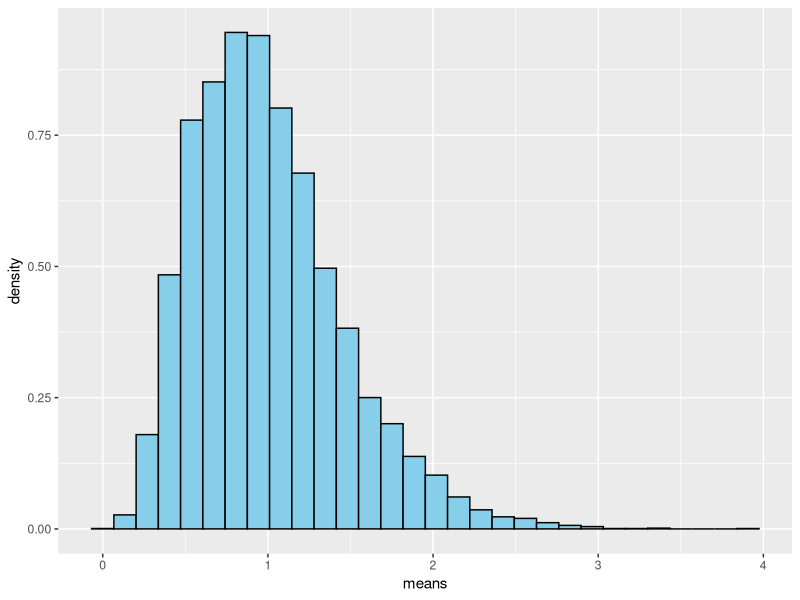
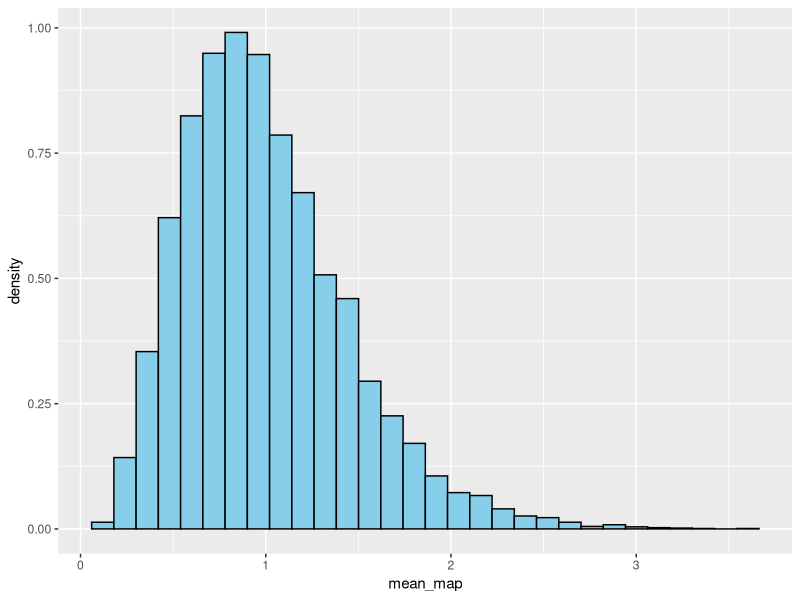
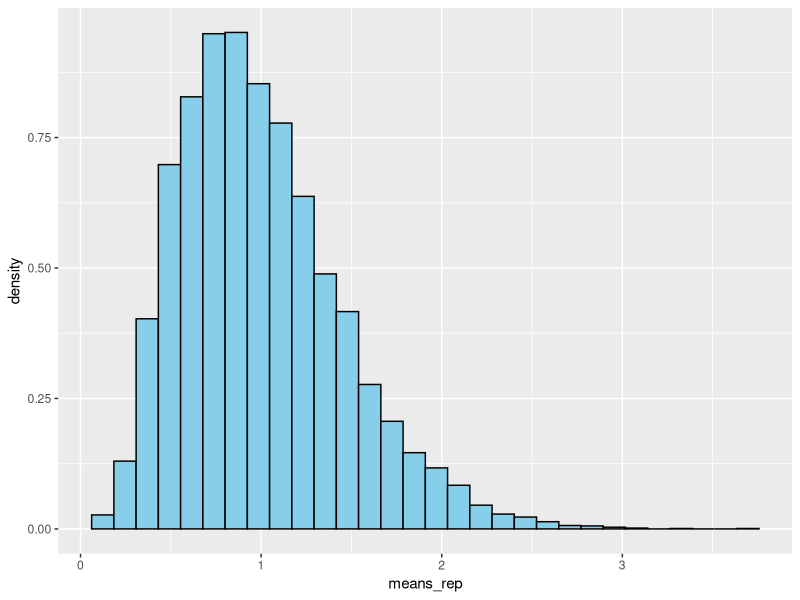
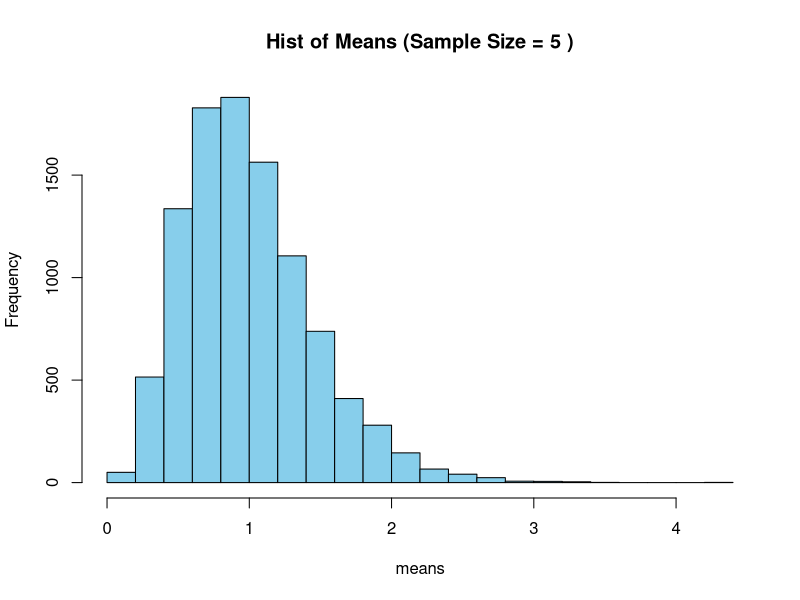
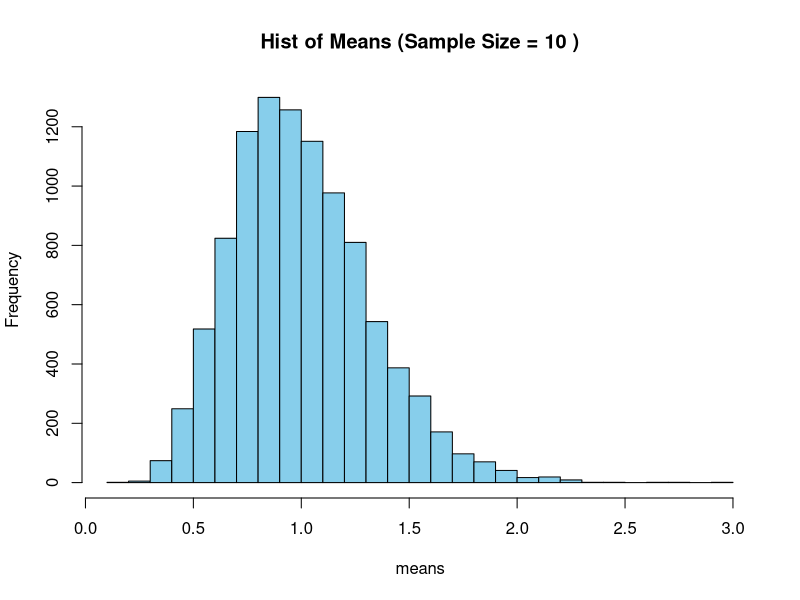
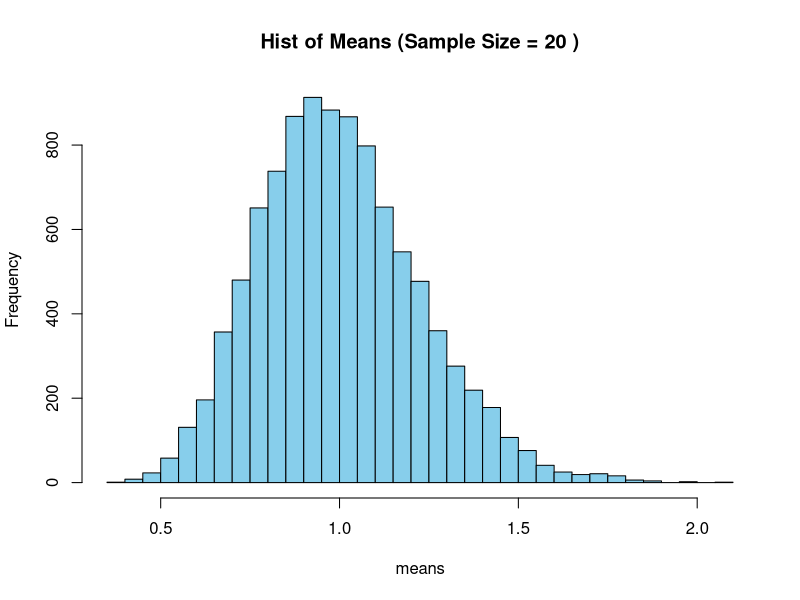

R code for these plots, in order:
## ---- chunk 1
library(tidyverse)
tribble( ~x, ~y, ~w, ~z,
210, 300, 220, 180,
102, 100, 119, 187,
176, 175, 188, 173,
87, 95, 91, 94,
202, 210, 234, 218,
110, 122, 131, 128,
) -> dt
dt

## ---- chunk 2
library(purrr)
map(dt, mean)

## ---- chunk 3
map(dt, sd)
## ---- chunk 4
map(dt, ~sqrt(.x))
## ---- chunk 5
fiven <- summarise_all(dt, list(mean = mean,
                             median = median, 
                             max = max, 
                             min = min, 
                             q1 = function(x) quantile(x, probs = 0.25), 
                             q3 = function(x) quantile(x, probs = 0.75)))
fiven

## ---- chunk 6
exp_means <- function(data, n = 10000, SS = 5) {
  means <- numeric(n)
   for (i in 1:n) {
   
    samples <- rexp(SS)
    
    means[i] <- mean(samples)
  }
  
  return(means)
}

means <- exp_means(dt)
length(means)

ggplot()+
  geom_histogram(aes(x = means, y = after_stat(density)), bins = 30, fill = "skyblue", color = "black")
 
## ---- chunk 7

 mean_map<- map_dbl(1:10000, ~mean(rexp(5, rate = 1)))
ggplot()+
  geom_histogram(aes(x = mean_map, y = after_stat(density)), bins = 30, fill = "skyblue", color = "black")
## ---- chunk 8
means_rep<- replicate(10000, mean(rexp(5, rate = 1)))
ggplot()+
  geom_histogram(aes(x = means_rep, y = after_stat(density)), bins = 30, fill = "skyblue", color = "black")
## ---- chunk 9
exp_many<- function(n = 10000, ss = c(5,10,20)) {
  for(i in ss) {
    means<- replicate(n, mean(rexp(i, rate = 1)))
    
    hist(means, breaks = 30, col = "skyblue", border = "black",
      main = paste("Hist of Means (Sample Size =", i, ")"))
  }
}
mm<- exp_many()

## ---- chunk 10
Sd_mtcars <- vector("double", ncol(mtcars))
for(i in seq_along(mtcars)) {
  Sd_mtcars[[i]] <- sd(mtcars[[i]])
}
 Sd_mtcars

